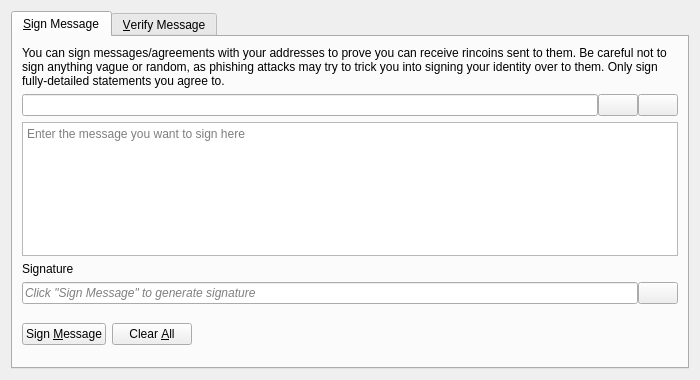
<?xml version="1.0" encoding="UTF-8"?>
<ui version="4.0">
 <class>SignVerifyMessageDialog</class>
 <widget class="QDialog" name="SignVerifyMessageDialog">
  <property name="geometry">
   <rect>
    <x>0</x>
    <y>0</y>
    <width>700</width>
    <height>380</height>
   </rect>
  </property>
  <property name="windowTitle">
   <string>Signatures - Sign / Verify a Message</string>
  </property>
  <property name="modal">
   <bool>true</bool>
  </property>
  <layout class="QVBoxLayout" name="verticalLayout">
   <item>
    <widget class="QTabWidget" name="tabWidget">
     <property name="currentIndex">
      <number>0</number>
     </property>
     <widget class="QWidget" name="tabSignMessage">
      <attribute name="title">
       <string>&amp;Sign Message</string>
      </attribute>
      <layout class="QVBoxLayout" name="verticalLayout_SM">
       <item>
        <widget class="QLabel" name="infoLabel_SM">
         <property name="text">
          <string>You can sign messages/agreements with your addresses to prove you can receive rincoins sent to them. Be careful not to sign anything vague or random, as phishing attacks may try to trick you into signing your identity over to them. Only sign fully-detailed statements you agree to.</string>
         </property>
         <property name="textFormat">
          <enum>Qt::PlainText</enum>
         </property>
         <property name="wordWrap">
          <bool>true</bool>
         </property>
        </widget>
       </item>
       <item>
        <layout class="QHBoxLayout" name="horizontalLayout_1_SM">
         <property name="spacing">
          <number>0</number>
         </property>
         <item>
          <widget class="QValidatedLineEdit" name="addressIn_SM">
           <property name="toolTip">
            <string>The rincoin address to sign the message with</string>
           </property>
          </widget>
         </item>
         <item>
          <widget class="QPushButton" name="addressBookButton_SM">
           <property name="toolTip">
            <string>Choose previously used address</string>
           </property>
           <property name="text">
            <string/>
           </property>
           <property name="icon">
            <iconset resource="../rincoin.qrc">
             <normaloff>:/icons/address-book</normaloff>:/icons/address-book</iconset>
           </property>
           <property name="shortcut">
            <string>Alt+A</string>
           </property>
           <property name="autoDefault">
            <bool>false</bool>
           </property>
          </widget>
         </item>
         <item>
          <widget class="QPushButton" name="pasteButton_SM">
           <property name="toolTip">
            <string>Paste address from clipboard</string>
           </property>
           <property name="text">
            <string/>
           </property>
           <property name="icon">
            <iconset resource="../rincoin.qrc">
             <normaloff>:/icons/editpaste</normaloff>:/icons/editpaste</iconset>
           </property>
           <property name="shortcut">
            <string>Alt+P</string>
           </property>
           <property name="autoDefault">
            <bool>false</bool>
           </property>
          </widget>
         </item>
        </layout>
       </item>
       <item>
        <widget class="QPlainTextEdit" name="messageIn_SM">
         <property name="toolTip">
          <string>Enter the message you want to sign here</string>
         </property>
         <property name="placeholderText">
          <string>Enter the message you want to sign here</string>
         </property>
        </widget>
       </item>
       <item>
        <widget class="QLabel" name="signatureLabel_SM">
         <property name="text">
          <string>Signature</string>
         </property>
         <property name="textFormat">
          <enum>Qt::PlainText</enum>
         </property>
        </widget>
       </item>
       <item>
        <layout class="QHBoxLayout" name="horizontalLayout_2_SM">
         <property name="spacing">
          <number>0</number>
         </property>
         <item>
          <widget class="QLineEdit" name="signatureOut_SM">
           <property name="placeholderText">
            <string>Click "Sign Message" to generate signature</string>
           </property>
           <property name="font">
            <font>
             <italic>true</italic>
            </font>
           </property>
           <property name="readOnly">
            <bool>true</bool>
           </property>
          </widget>
         </item>
         <item>
          <widget class="QPushButton" name="copySignatureButton_SM">
           <property name="toolTip">
            <string>Copy the current signature to the system clipboard</string>
           </property>
           <property name="text">
            <string/>
           </property>
           <property name="icon">
            <iconset resource="../rincoin.qrc">
             <normaloff>:/icons/editcopy</normaloff>:/icons/editcopy</iconset>
           </property>
           <property name="autoDefault">
            <bool>false</bool>
           </property>
          </widget>
         </item>
        </layout>
       </item>
       <item>
        <layout class="QHBoxLayout" name="horizontalLayout_3_SM">
         <item>
          <widget class="QPushButton" name="signMessageButton_SM">
           <property name="toolTip">
            <string>Sign the message to prove you own this rincoin address</string>
           </property>
           <property name="text">
            <string>Sign &amp;Message</string>
           </property>
           <property name="icon">
            <iconset resource="../rincoin.qrc">
             <normaloff>:/icons/edit</normaloff>:/icons/edit</iconset>
           </property>
           <property name="autoDefault">
            <bool>false</bool>
           </property>
          </widget>
         </item>
         <item>
          <widget class="QPushButton" name="clearButton_SM">
           <property name="toolTip">
            <string>Reset all sign message fields</string>
           </property>
           <property name="text">
            <string>Clear &amp;All</string>
           </property>
           <property name="icon">
            <iconset resource="../rincoin.qrc">
             <normaloff>:/icons/remove</normaloff>:/icons/remove</iconset>
           </property>
           <property name="autoDefault">
            <bool>false</bool>
           </property>
          </widget>
         </item>
         <item>
          <spacer name="horizontalSpacer_1_SM">
           <property name="orientation">
            <enum>Qt::Horizontal</enum>
           </property>
           <property name="sizeHint" stdset="0">
            <size>
             <width>40</width>
             <height>48</height>
            </size>
           </property>
          </spacer>
         </item>
         <item>
          <widget class="QLabel" name="statusLabel_SM">
           <property name="font">
            <font>
             <weight>75</weight>
             <bold>true</bold>
            </font>
           </property>
           <property name="text">
            <string/>
           </property>
           <property name="wordWrap">
            <bool>true</bool>
           </property>
          </widget>
         </item>
         <item>
          <spacer name="horizontalSpacer_2_SM">
           <property name="orientation">
            <enum>Qt::Horizontal</enum>
           </property>
           <property name="sizeHint" stdset="0">
            <size>
             <width>40</width>
             <height>48</height>
            </size>
           </property>
          </spacer>
         </item>
        </layout>
       </item>
      </layout>
     </widget>
     <widget class="QWidget" name="tabVerifyMessage">
      <attribute name="title">
       <string>&amp;Verify Message</string>
      </attribute>
      <layout class="QVBoxLayout" name="verticalLayout_VM">
       <item>
        <widget class="QLabel" name="infoLabel_VM">
         <property name="text">
          <string>Enter the receiver's address, message (ensure you copy line breaks, spaces, tabs, etc. exactly) and signature below to verify the message. Be careful not to read more into the signature than what is in the signed message itself, to avoid being tricked by a man-in-the-middle attack. Note that this only proves the signing party receives with the address, it cannot prove sendership of any transaction!</string>
         </property>
         <property name="textFormat">
          <enum>Qt::PlainText</enum>
         </property>
         <property name="alignment">
          <set>Qt::AlignLeading|Qt::AlignLeft|Qt::AlignTop</set>
         </property>
         <property name="wordWrap">
          <bool>true</bool>
         </property>
        </widget>
       </item>
       <item>
        <layout class="QHBoxLayout" name="horizontalLayout_1_VM">
         <property name="spacing">
          <number>0</number>
         </property>
         <item>
          <widget class="QValidatedLineEdit" name="addressIn_VM">
           <property name="toolTip">
            <string>The rincoin address the message was signed with</string>
           </property>
          </widget>
         </item>
         <item>
          <widget class="QPushButton" name="addressBookButton_VM">
           <property name="toolTip">
            <string>Choose previously used address</string>
           </property>
           <property name="text">
            <string/>
           </property>
           <property name="icon">
            <iconset resource="../rincoin.qrc">
             <normaloff>:/icons/address-book</normaloff>:/icons/address-book</iconset>
           </property>
           <property name="shortcut">
            <string>Alt+A</string>
           </property>
           <property name="autoDefault">
            <bool>false</bool>
           </property>
          </widget>
         </item>
        </layout>
       </item>
       <item>
        <widget class="QPlainTextEdit" name="messageIn_VM">
          <property name="toolTip">
            <string>The signed message to verify</string>
          </property>
          <property name="placeholderText">
            <string>The signed message to verify</string>
          </property>
        </widget>
       </item>
       <item>
        <widget class="QValidatedLineEdit" name="signatureIn_VM">
          <property name="toolTip">
            <string>The signature given when the message was signed</string>
          </property>
          <property name="placeholderText">
            <string>The signature given when the message was signed</string>
          </property>
        </widget>
       </item>
       <item>
        <layout class="QHBoxLayout" name="horizontalLayout_2_VM">
         <item>
          <widget class="QPushButton" name="verifyMessageButton_VM">
           <property name="toolTip">
            <string>Verify the message to ensure it was signed with the specified rincoin address</string>
           </property>
           <property name="text">
            <string>Verify &amp;Message</string>
           </property>
           <property name="icon">
            <iconset resource="../rincoin.qrc">
             <normaloff>:/icons/transaction_0</normaloff>:/icons/transaction_0</iconset>
           </property>
           <property name="autoDefault">
            <bool>false</bool>
           </property>
          </widget>
         </item>
         <item>
          <widget class="QPushButton" name="clearButton_VM">
           <property name="toolTip">
            <string>Reset all verify message fields</string>
           </property>
           <property name="text">
            <string>Clear &amp;All</string>
           </property>
           <property name="icon">
            <iconset resource="../rincoin.qrc">
             <normaloff>:/icons/remove</normaloff>:/icons/remove</iconset>
           </property>
           <property name="autoDefault">
            <bool>false</bool>
           </property>
          </widget>
         </item>
         <item>
          <spacer name="horizontalSpacer_1_VM">
           <property name="orientation">
            <enum>Qt::Horizontal</enum>
           </property>
           <property name="sizeHint" stdset="0">
            <size>
             <width>40</width>
             <height>48</height>
            </size>
           </property>
          </spacer>
         </item>
         <item>
          <widget class="QLabel" name="statusLabel_VM">
           <property name="font">
            <font>
             <weight>75</weight>
             <bold>true</bold>
            </font>
           </property>
           <property name="text">
            <string/>
           </property>
           <property name="wordWrap">
            <bool>true</bool>
           </property>
          </widget>
         </item>
         <item>
          <spacer name="horizontalSpacer_2_VM">
           <property name="orientation">
            <enum>Qt::Horizontal</enum>
           </property>
           <property name="sizeHint" stdset="0">
            <size>
             <width>40</width>
             <height>48</height>
            </size>
           </property>
          </spacer>
         </item>
        </layout>
       </item>
      </layout>
     </widget>
    </widget>
   </item>
  </layout>
 </widget>
 <customwidgets>
  <customwidget>
   <class>QValidatedLineEdit</class>
   <extends>QLineEdit</extends>
   <header>qt/qvalidatedlineedit.h</header>
  </customwidget>
 </customwidgets>
 <resources>
  <include location="../rincoin.qrc"/>
 </resources>
 <connections/>
</ui>
